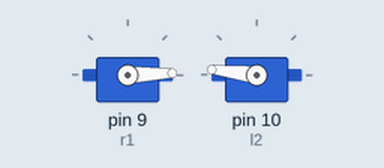
Recording of a sketch running on a simulated Arduino Uno, built with avr-gcc and run on an emulated ATmega328P. On the bench: 2 × servo. What the sketch prints to the serial monitor is not drawn.

Above: at 15.05 s.
At 15.9 s:
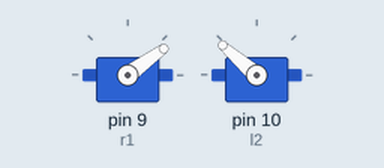
At 16.75 s:
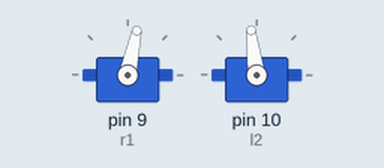
At 18.45 s:
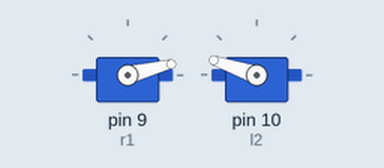
Timing chart, 0 to 23.5 s (numbered marks = the images above):
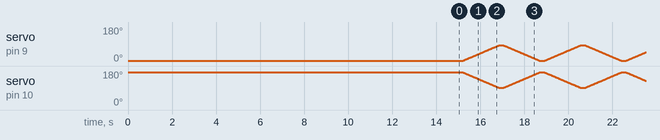

The sketch:

App1802.ino
```cpp
#include <Servo.h>
#include <SoftwareSerial.h>   // TX RX software library for bluetooth

Servo r1;
Servo l2;

int bluetoothTx = 0; // bluetooth tx to 0 pin
int bluetoothRx = 1; // bluetooth rx to 1 pin
SoftwareSerial bluetooth(bluetoothTx, bluetoothRx);

int pos = 0;
int liml=2, limh=83; //angle limits for synchronization
int del=20; //default delay between steps
int del2=200; //delay between half cycle
int endCount=50, count=0; //cycle count
int val=0; //variable to receive bluetooth input

void setup() {
  r1.attach(9);
  l2.attach(10);
  r1.write(liml);
  l2.write(limh+90);
  //Setup usb serial connection to computer
  Serial.begin(9600);
  //Setup Bluetooth serial connection to android
  bluetooth.begin(9600);
  delay(5000);
  delay(5000);
  delay(5000);
}

void loop() {
  //Read from bluetooth and write to usb serial
  if(bluetooth.available()>=2) {
    val=bluetooth.read();
    if(val==1){ //slow
      del=40;
    }
    if(val==2){ //medium
      del=20;
    }
    if(val==3){ //fast
      del=10;
    }
    if(val>=50 && val<=250){ //cycle limit
      endCount=val;
    }
  }

  Serial.println(val);
  Serial.println(del);
  Serial.println(endCount);

  if (count<endCount) {
    r1.write(liml);
    l2.write(limh+90);
    delay(del2);
    for (pos = liml; pos <=limh; pos += 1) {
      r1.write(pos);
      l2.write(limh+90-pos+liml);
      delay(del);
    }
    r1.write(limh);
    l2.write(liml+90);
    delay(del2);
    for (pos = limh; pos >= liml; pos -= 1) {
      l2.write(limh+90-pos+liml);
      r1.write(pos);
      delay(del);
    }
    count++;
  }
}
```
